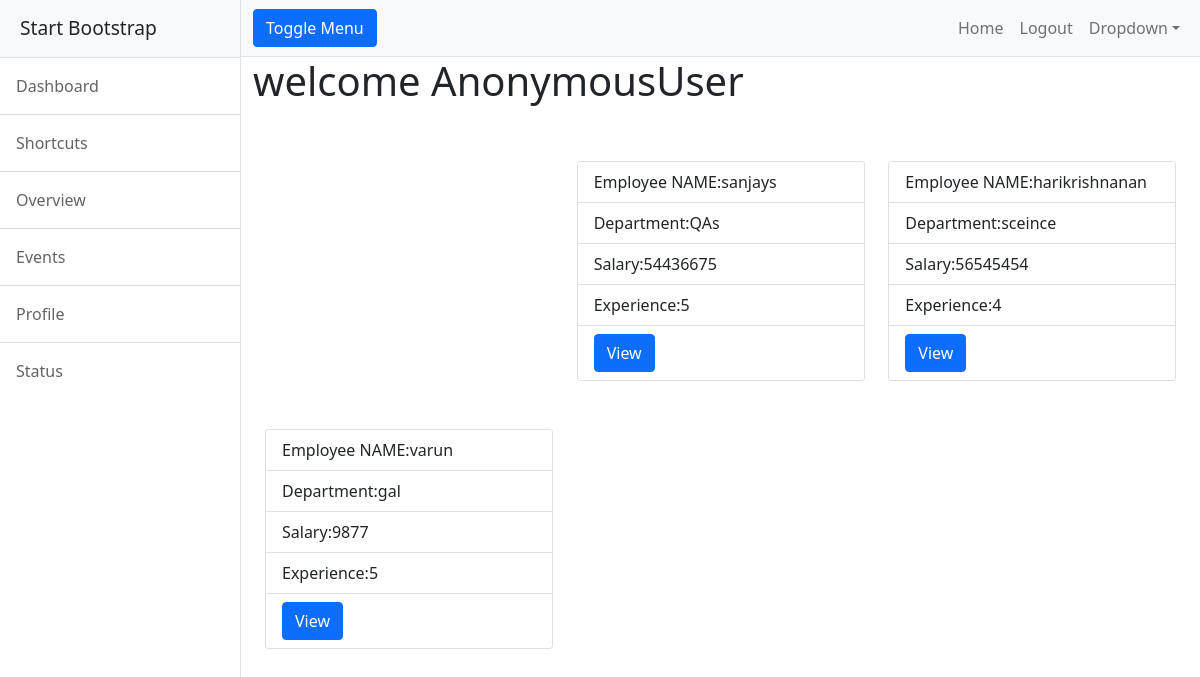
Screenshot of /customer/ with the database file from the repository.
### company/models.py (models this page shows, shortened)
class Employee(models.Model):
    emp_name=models.CharField(max_length=100,unique=True)
    department=models.CharField(max_length=100)
    salary=models.IntegerField()
    experience=models.IntegerField()

### customer/views.py (the view)
# urls.py: path("",views.customer_home,name="customerhome")
def customer_home(request):
    employee=Employee.objects.all()
    context={"employee":employee}
    return render(request,"customer/mainview.html",context)

### customer/templates/customer/mainview.html
<!DOCTYPE html>
{%extends 'customer/base.html'%}
{%block body_block%}
<h1>welcome {{request.user}}</h1>
<div class="container">
    <div class="row">
        <div class="col-4"></div>
        {%for emp in employee%}
        <div class="col-4 mt-5">
<div class="card" style="width: 18rem;">
  <ul class="list-group list-group-flush">
    <li class="list-group-item">Employee NAME:{{emp.emp_name}}</li>
    <li class="list-group-item">Department:{{emp.department}}</li>
    <li class="list-group-item">Salary:{{emp.salary}}</li>
      <li class="list-group-item">Experience:{{emp.experience}}</li>
      <li class="list-group-item">
          <a href="" class="btn btn-primary">View</a>
      </li>
  </ul>
</div>
        </div>
        {%endfor%}
        <div class="col-4"></div>
    </div>
</div>
{%endblock%}

### rows the page displays
Employee: emp_name "sanjays", department "QAs", salary "54436675", experience "5"
Employee: emp_name "harikrishnanan", department "sceince", salary "56545454", experience "4"
Employee: emp_name "varun", department "gal", salary "9877", experience "5"

### other values shown
{{ request.user }} "AnonymousUser"
